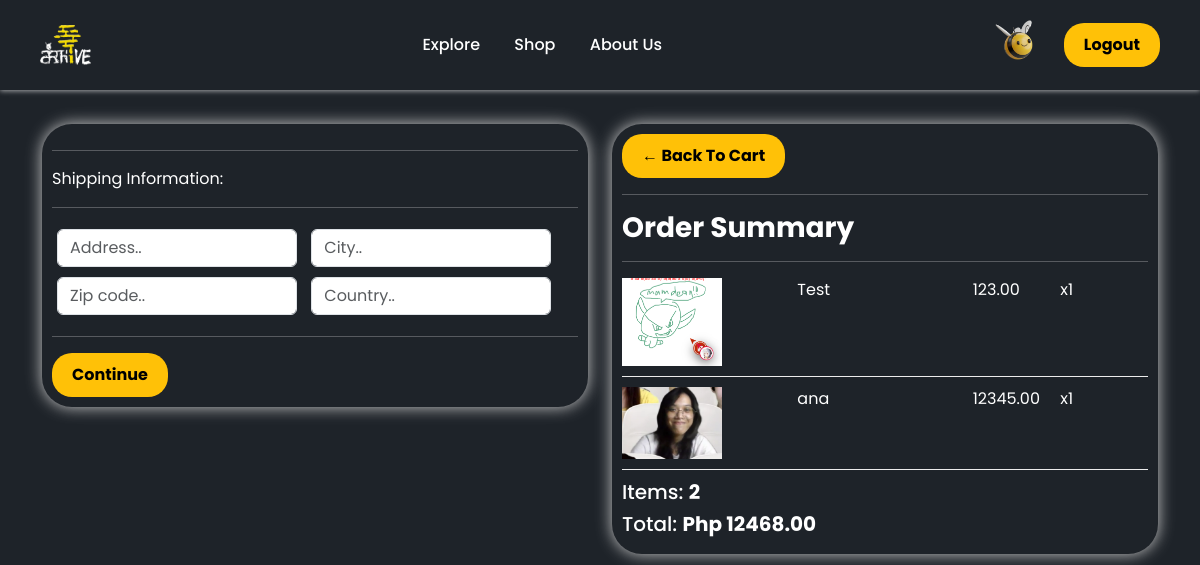
Page /shop/checkout/ (signed in) on the committed database.
### shop/models.py (models this page shows, shortened)
class OrderItem(models.Model):
    product = models.ForeignKey(Product, on_delete=models.SET_NULL, null=True)
    order = models.ForeignKey(Order, on_delete=models.SET_NULL, null=True)
    quantity = models.IntegerField(default=0, null=True, blank=True)
    date_added = models.DateTimeField(auto_now_add=True)
    @property
    def get_total(self):
        total = self.product.price * self.quantity
        return total

class Product(models.Model):
    user = models.ForeignKey(settings.AUTH_USER_MODEL, on_delete=models.CASCADE, null=True)
    category = models.ForeignKey(ShopCategory, on_delete=models.CASCADE, null=True, blank=True)
    name = models.CharField(max_length=200)
    price = models.DecimalField(max_digits=10, decimal_places=2, null=True, blank=True)
    digital = models.BooleanField(default=False, null=True, blank=True)
    description = models.TextField(null=True, blank=True)
    image = models.ImageField(null=True, blank=True)
    @property
    def image_url(self):
        try:
            url = self.image.url
        except:
            url = ''
        return url

class Order(models.Model):
    customer = models.ForeignKey(settings.AUTH_USER_MODEL, on_delete=models.SET_NULL, null=True, blank=True)
    date_ordered = models.DateTimeField(auto_now_add=True)
    complete = models.BooleanField(default=False)
    transaction_id = models.CharField(max_length=100, null=True)
    @property
    def shipping(self):
        shipping = False
        orderitems = self.orderitem_set.all()
        for i in orderitems:
            if i.product.digital == False:
                shipping = True
        return shipping
    @property
    def get_cart_total(self):
        orderItems = self.orderitem_set.all()
        total = sum([item.get_total for item in orderItems])
        return total
    def get_cart_items(self):
        orderItems = self.orderitem_set.all()
        total = sum([item.quantity for item in orderItems])
        return total

### shop/views.py (the view)
# urls.py: path('checkout/', views.checkout, name='checkout'),
def checkout(request):
    if request.user.is_authenticated:
        customer = request.user
        order, created = Order.objects.get_or_create(customer=customer, complete=False)
        items = order.orderitem_set.all()
        cartItems = order.get_cart_items
    else:
        items = []
        order = {'get_cart_total': 0, 'get_cart_items': 0}
        cartItems = order['get_cart_items']
    context = {'items': items, 'order': order, 'cartItems':cartItems}
    return render(request, 'shop/checkout.html', context)

### base/models.py (called while the page is built)
    def __str__(self):
        return self.email

### shop/templates/shop/checkout.html (shortened to what this page needs)
{% extends 'shop/main.html' %}
{% load static %}
{% block content %}
<link rel="stylesheet" type="text/css" href="{% static 'css/styles.css' %}">
<div class="row">
    <div class="col-lg-6">
        <div class="box-element" id="form-wrapper">
            <form id="form">
                <div id="shipping-info">
                <hr>
                    <p>Shipping Information:</p>
                    <hr>
                    <div class="form-field">
                        <input class="form-control" type="text" name="address" placeholder="Address..">
                    </div>
                    <div class="form-field">
                        <input class="form-control" type="text" name="city" placeholder="City..">
                    </div>
                    <div class="form-field">
                        <input class="form-control" type="text" name="zipcode" placeholder="Zip code..">
                    </div>
                    <div class="form-field">
                        <input class="form-control" type="text" name="country" placeholder="Country..">
                    </div>
                </div>
                <hr>
                <input id="form-button" class="yellow-button" type="submit" value="Continue">
            </form>
        </div>
        <br>
    </div>
    <div class="col-lg-6">
        <div class="box-element">
            <a href="{% url 'cart' %}"><button class="yellow-button">&#x2190;&nbspBack To Cart</button></a>
            <hr>
            <h3 style="font-weight: 700; color: white">Order Summary</h3>
            <hr>
            {% for item in items %}
                <div class="cart-row">
                    <div style="flex: 2"><img class="row-image" src="{{item.product.image_url}}"></div>
                    <div style="flex: 2">{{item.product.name}}</div>
                    <div style="flex: 1">{{item.product.price|floatformat:2}}</div>
                    <div style="flex: 1">x{{item.quantity}}</div>
                </div>
            {% endfor %}
            <h5 style="color: white">Items: <strong>{{order.get_cart_items}}</strong></h5>
            <h5 style="color: white">Total: <strong>Php {{order.get_cart_total|floatformat:2}}</strong></h5>
        </div>
    </div>
</div>
{% endblock content %}

### static/css/styles.css (style rules this page uses)
body { background-color: #1E2329; font-family: "Poppins"; }
* { scrollbar-width: none; -ms-overflow-style: none; }
h1,h2,h3,h4,h5,h6 { color:hsl(0, 0%, 30%); }
.box-element { box-shadow:hsl(0, 0%, 80%) 0 0 16px; border-radius: 30px; padding: 10px; }
.col-lg-4, .col-lg-6, .col-lg-8, .col-lg-12 { margin-top: 10px; }
.row-image { width: 100px; }
.form-field { width:250px; display: inline-block; padding: 5px; }
.cart-row { display: flex; align-items: flex-stretch; padding-bottom: 10px; margin-bottom: 10px; border-bottom: 1px solid #ececec; }
.yellow-button { background-color: #ffc107; color: #000; padding: 10px 20px; border: none; border-radius: 20px; cursor: pointer; font-size: 16px; font-weight: bold; }

### static/css/landing.css (style rules this page uses)
body { margin: 0; font-family: Poppins, sans-serif; color: #1E2329; }

### static/css/view-art.css (style rules this page uses)
body { font-family: Poppins, sans-serif; color: white; margin: 0; padding: 0; justify-content: center; align-items: center; min-height: 100vh; }

### rows in the picture
OrderItem: product.image_url (picture), product.name "Test", product.price "123.00", quantity "1"
OrderItem: product.image_url (picture), product.name "ana", product.price "12345.00", quantity "1"
Order: get_cart_items "2", get_cart_total "12468.00"
